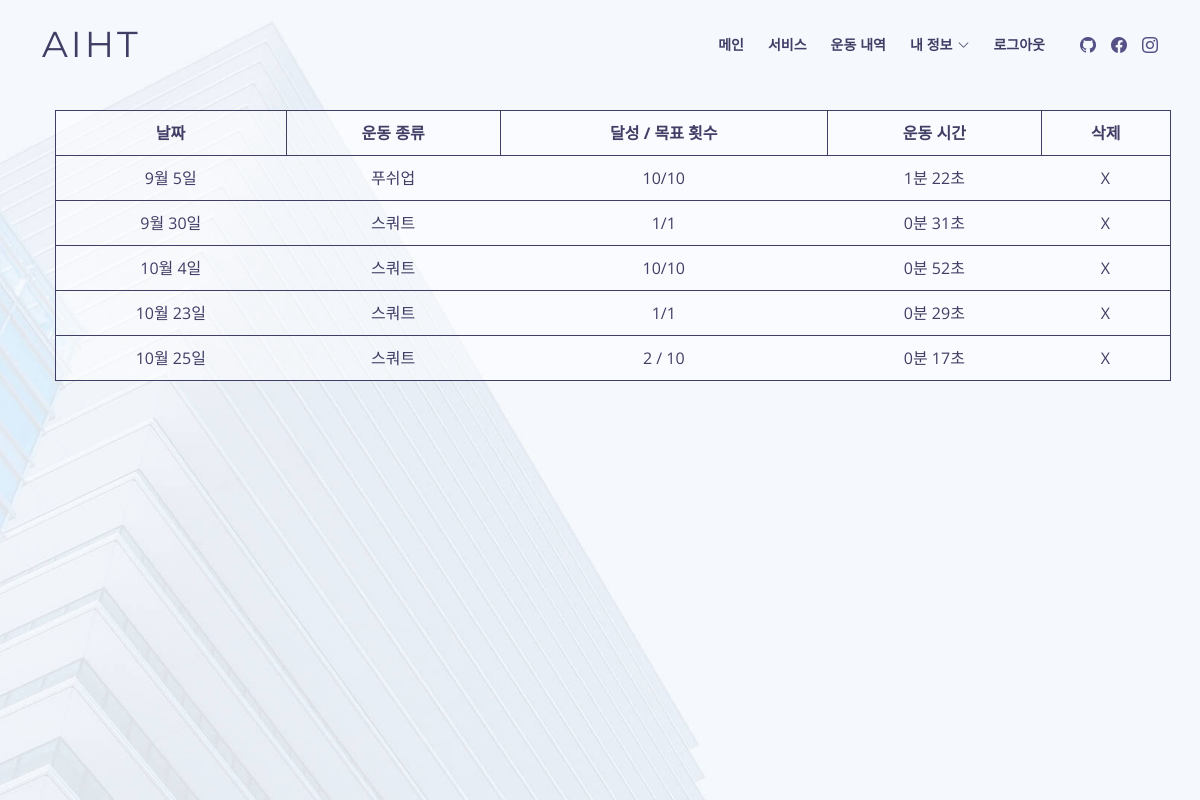
Before: /result_list (signed in) with the older database file.
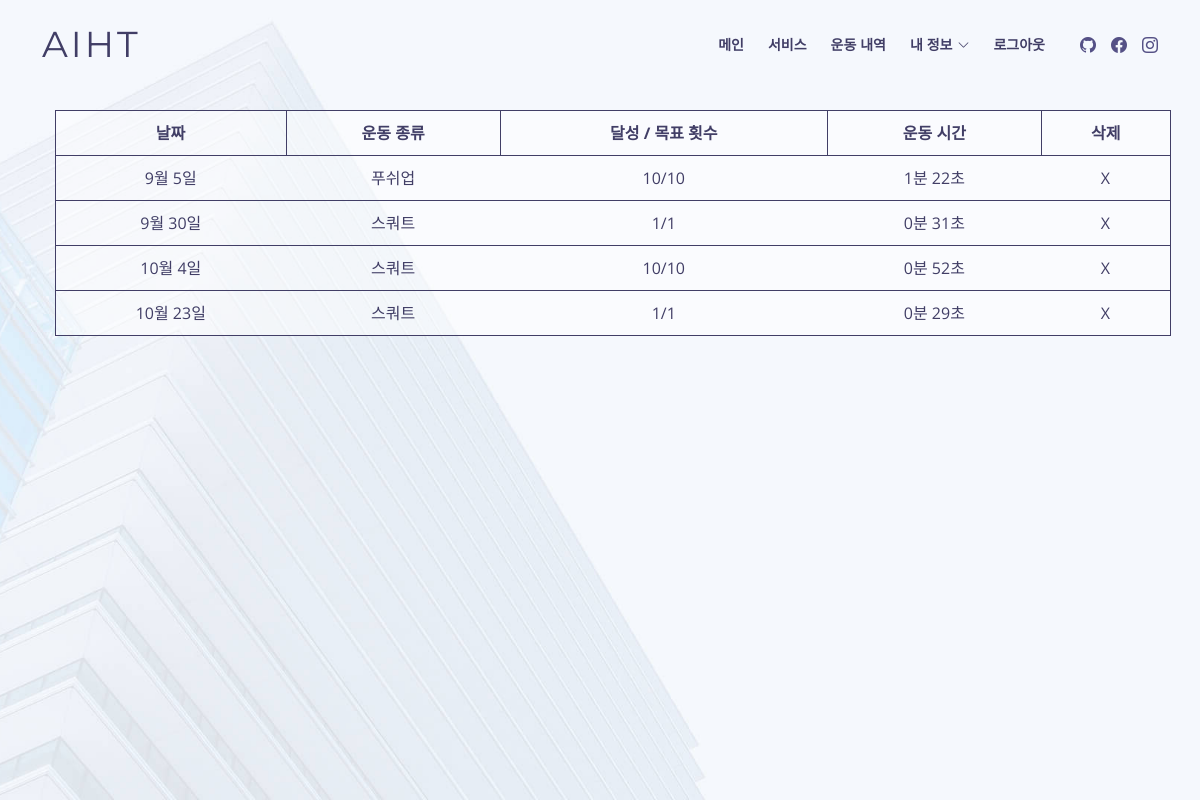
After: the same page with the newer database file.
### app.py (models this page shows, shortened)
class Result(db.Model):
    __tablename__ = 'result'
    id = db.Column(db.Integer, primary_key=True)
    date = db.Column(db.String(80), nullable=False)
    exercise = db.Column(db.String(80), nullable=False)
    result_num = db.Column(db.String(80), nullable=False)
    exercise_time = db.Column(db.String(80), nullable=False)
    user_id = db.Column(db.Integer, ForeignKey('user.username'))
    user = relationship("User", backref=backref('results', order_by=id))

### app.py (the view)
@app.route('/result_list', methods=['GET'])
def result_list():
    if session['login']:
        results = Result.query.filter_by(user_id=session['username']).all()
        return render_template('result_list.html', results=results)
    else:
        return redirect(url_for('login'))

### templates/result_list.html (shortened to what this page needs)
<!DOCTYPE html>
<html lang="ko">
<head>
  <link href="../static/main/vendor/aos/aos.css" rel="stylesheet">
  <link href="../static/main/vendor/bootstrap/css/bootstrap.min.css" rel="stylesheet">
  <link href="../static/main/vendor/bootstrap-icons/bootstrap-icons.css" rel="stylesheet">
  <link href="../static/main/vendor/glightbox/css/glightbox.min.css" rel="stylesheet">
  <link href="../static/main/vendor/swiper/swiper-bundle.min.css" rel="stylesheet">
  <link href="../static/main/css/style.css" rel="stylesheet">
</head>
<body>
  <header id="header" class="fixed-top d-flex align-items-center header-transparent">
    <div class="container d-flex align-items-center">
      <h1 class="logo me-auto"><a href="/">AIHT</a></h1>
      <nav id="navbar" class="navbar order-last order-lg-0">
        <ul>
          <li><a class="nav-link scrollto" href="/">메인</a></li>
          <li><a class="nav-link scrollto" href="/#services">서비스</a></li>
            {% if session['login'] %}
                <li><a class="nav-link scrollto" href="/result_list">운동 내역</a></li>
                <li class="dropdown"><a href="#"><span>내 정보</span> <i class="bi bi-chevron-down"></i></a>
              </li>
              <li><a class="nav-link scrollto" href="/logout">로그아웃</a></li>
            {% else %}
            <li><a class="nav-link scrollto" href="/login">로그인</a></li>
            {% endif %}
        </ul>
      </nav>
      <div class="social-links">
        <a href="https://github.com/jjuny0310" class="github"><i class="bi bi-github"></i></a>
        <a href="#" class="facebook"><i class="bi bi-facebook"></i></a>
        <a href="#" class="instagram"><i class="bi bi-instagram"></i></a>
      </div>
    </div>
  </header>
  <section id="result_list" class="clearfix">
    <div class="container">
        <table>
            <tr>
                <th>날짜</th>
                <th>운동 종류</th>
                <th>달성 / 목표 횟수</th>
                <th>운동 시간</th>
                <th>삭제</th>
            </tr>
            {% for result in results %}
            <tr>
                <td>{{ result.date }}</td>
                <td>{{ result.exercise}}</td>
                <td>{{ result.result_num }}</td>
                <td>{{ result.exercise_time }}</td>
                <td><a href="javascript:resultDelete({{ result.id }})">X</a></td>
            </tr>
            {% endfor %}
        </table>
    </div>
  </section>
</body>
</html>

### static/main/css/style.css (style rules this page uses)
body { background: #fff; color: #444; font-family: "Open Sans", sans-serif; }
a { color: #1bb1dc; text-decoration: none; transition: 0.5s; }
h1, h2, h3, h4, h5, h6 { font-family: "Montserrat", sans-serif; font-weight: 400; margin: 0 0 20px 0; padding: 0; }
#header { background: #fff; transition: all 0.5s; z-index: 997; height: 90px; }
#header.header-transparent { background: transparent; }
#header .logo { font-size: 36px; margin: 0; padding: 0; font-weight: 400; letter-spacing: 3px; text-transform: uppercase; }
#header .logo a { color: #413e66; }
#header .social-links { margin: 0 0 0 20px; display: inline-flex; align-items: center; justify-content: center; }
#header .social-links a { color: #555186; transition: 0.3s; line-height: 0; margin-left: 15px; }
#header .social-links a i { line-height: 0; }
.navbar { padding: 0; }
.navbar ul { margin: 0; padding: 0; display: flex; list-style: none; align-items: center; }
.navbar li { position: relative; }
.navbar a, .navbar a:focus { display: flex; align-items: center; justify-content: space-between; padding: 10px 0 10px 24px; font-family: "Montserrat", sans-serif; text-transform: uppercase; font-size: 14px; font-weight: 600; color: #413e66; white-space: nowrap; transition: 0.3s; }
.navbar a i, .navbar a:focus i { font-size: 12px; line-height: 0; margin-left: 5px; }
section { overflow: hidden; }
#result_list { width: 100%; height: 100vh; position: relative; background: #f5f8fd url("../img/intro-bg.jpg") center top no-repeat; background-size: cover; padding-top: 110px; padding-left: 25px; }
#result_list table { width: 100%; background-color: rgba(255, 255, 255, 0.5); text-align: center; border: 1px solid #413e66; }
#result_list th { color: #413e66; border: 1px solid #413e66; padding: 10px; }
#result_list td { color: #413e66; border-bottom: 1px solid #413e66; padding: 10px; }
#result_list td a { color: #413e66; }

Changed rows visible on the page:
removed Result: date "10월 25일", exercise "스쿼트", result_num "2 / 10", exercise_time "0분 17초"
